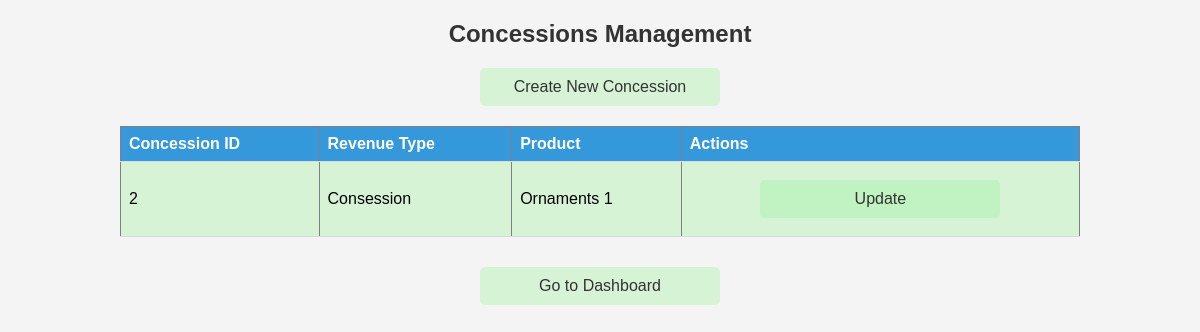
The page /concession/view_concessions.php on the database its author committed.
### tables this page shows
CREATE TABLE IF NOT EXISTS `concession` (
  `ID` int(11) NOT NULL,
  `Product` varchar(255) NOT NULL,
  PRIMARY KEY (`ID`),
  CONSTRAINT `concession_ibfk_1` FOREIGN KEY (`ID`) REFERENCES `revenuetype` (`ID`)
);

CREATE TABLE IF NOT EXISTS `revenuetype` (
  `ID` int(11) NOT NULL AUTO_INCREMENT,
  `BuildingID` int(11) DEFAULT NULL,
  `Name` varchar(255) NOT NULL,
  `Type` varchar(255) NOT NULL,
  PRIMARY KEY (`ID`),
  KEY `BuildingID` (`BuildingID`),
  CONSTRAINT `revenuetype_ibfk_1` FOREIGN KEY (`BuildingID`) REFERENCES `building` (`ID`)
);

### concession/view_concessions.php (the view, shortened to what this page needs)
<?php
include '../includes/db_connection.php';
$sql = "SELECT C.ID, RT.Name AS RevenueType, C.Product
        FROM Concession AS C
        JOIN RevenueType AS RT ON C.ID = RT.ID";
$result = $conn->query($sql);
?>
<!DOCTYPE html>
<html lang="en">
<head>
</head>
<body>
    <h2>Concessions Management</h2>
    <a href="create_concession.php">Create New Concession</a>
    <table border="1">
        <tr>
            <th>Concession ID</th>
            <th>Revenue Type</th>
            <th>Product</th>
            <th>Actions</th>
        </tr>
        <?php while ($row = $result->fetch_assoc()) : ?>
            <tr>
                <td><?php echo $row['ID']; ?></td>
                <td><?php echo $row['RevenueType']; ?></td>
                <td><?php echo $row['Product']; ?></td>
                <td>
                    <a href="update_concession.php?id=<?php echo $row['ID']; ?>">Update</a>
                </td>
            </tr>
        <?php endwhile; ?>
    </table>
    <a href = "../dashboard.php"> Go to Dashboard</a>
</body>
</html>

### concession/view_concessions.php (style rules this page uses)
body { font-family: Arial, sans-serif; background-color: #f4f4f4; margin: 0; padding: 0; }
h2 { text-align: center; color: #333; }
a { display: block; width: 200px; margin: 10px auto; padding: 10px 20px; background-color: rgba(144, 238, 144, 0.3); color: #333; text-decoration: none; border-radius: 5px; text-align: center; }
table { width: 80%; margin: 20px auto; border-collapse: collapse; margin-bottom: 30px; background-color: rgba(144, 238, 144, 0.3); }
th, td { padding: 8px; text-align: left; border-bottom: 1px solid #ddd; }
th { background-color: #3498db; color: white; }

### rows shown on the page
concession: ID "2", ID.Name "Consession", Product "Ornaments 1"
